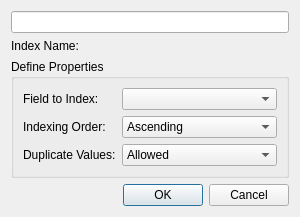
<?xml version="1.0" encoding="UTF-8"?>
<ui version="4.0">
 <class>CreateIndexDialog</class>
 <widget class="QDialog" name="CreateIndexDialog">
  <property name="geometry">
   <rect>
    <x>0</x>
    <y>0</y>
    <width>300</width>
    <height>205</height>
   </rect>
  </property>
  <property name="windowTitle">
   <string>Create a new Index</string>
  </property>
  <property name="windowIcon">
   <iconset resource="resources.qrc">
    <normaloff>:/images/create_index.png</normaloff>:/images/create_index.png</iconset>
  </property>
  <layout class="QVBoxLayout" name="verticalLayout_2">
   <item>
    <widget class="QLineEdit" name="txtIndexName"/>
   </item>
   <item>
    <widget class="QLabel" name="label">
     <property name="text">
      <string>Index Name:</string>
     </property>
    </widget>
   </item>
   <item>
    <widget class="QGroupBox" name="groupBox">
     <property name="title">
      <string>Define Properties</string>
     </property>
     <layout class="QVBoxLayout" name="verticalLayout">
      <item>
       <layout class="QGridLayout" name="gridLayout">
        <item row="0" column="0">
         <widget class="QLabel" name="label_3">
          <property name="text">
           <string>Field to Index:</string>
          </property>
         </widget>
        </item>
        <item row="0" column="1">
         <widget class="QComboBox" name="cboFields"/>
        </item>
        <item row="1" column="0">
         <widget class="QLabel" name="label_2">
          <property name="text">
           <string>Indexing Order:</string>
          </property>
         </widget>
        </item>
        <item row="1" column="1">
         <widget class="QComboBox" name="cboOrder">
          <property name="sizePolicy">
           <sizepolicy hsizetype="Expanding" vsizetype="Fixed">
            <horstretch>0</horstretch>
            <verstretch>0</verstretch>
           </sizepolicy>
          </property>
          <item>
           <property name="text">
            <string>Ascending</string>
           </property>
          </item>
          <item>
           <property name="text">
            <string>Descending</string>
           </property>
          </item>
         </widget>
        </item>
        <item row="2" column="0">
         <widget class="QLabel" name="label_4">
          <property name="text">
           <string>Duplicate Values:</string>
          </property>
         </widget>
        </item>
        <item row="2" column="1">
         <widget class="QComboBox" name="cboDuplicates">
          <item>
           <property name="text">
            <string>Allowed</string>
           </property>
          </item>
          <item>
           <property name="text">
            <string>Not Allowed</string>
           </property>
          </item>
         </widget>
        </item>
       </layout>
      </item>
      <item>
       <spacer name="verticalSpacer">
        <property name="orientation">
         <enum>Qt::Vertical</enum>
        </property>
        <property name="sizeHint" stdset="0">
         <size>
          <width>20</width>
          <height>23</height>
         </size>
        </property>
       </spacer>
      </item>
     </layout>
    </widget>
   </item>
   <item>
    <widget class="QDialogButtonBox" name="buttonBox">
     <property name="orientation">
      <enum>Qt::Horizontal</enum>
     </property>
     <property name="standardButtons">
      <set>QDialogButtonBox::Cancel|QDialogButtonBox::Ok</set>
     </property>
    </widget>
   </item>
  </layout>
 </widget>
 <resources>
  <include location="resources.qrc"/>
 </resources>
 <connections>
  <connection>
   <sender>buttonBox</sender>
   <signal>accepted()</signal>
   <receiver>CreateIndexDialog</receiver>
   <slot>accept()</slot>
   <hints>
    <hint type="sourcelabel">
     <x>248</x>
     <y>254</y>
    </hint>
    <hint type="destinationlabel">
     <x>157</x>
     <y>274</y>
    </hint>
   </hints>
  </connection>
  <connection>
   <sender>buttonBox</sender>
   <signal>rejected()</signal>
   <receiver>CreateIndexDialog</receiver>
   <slot>reject()</slot>
   <hints>
    <hint type="sourcelabel">
     <x>316</x>
     <y>260</y>
    </hint>
    <hint type="destinationlabel">
     <x>286</x>
     <y>274</y>
    </hint>
   </hints>
  </connection>
 </connections>
</ui>
